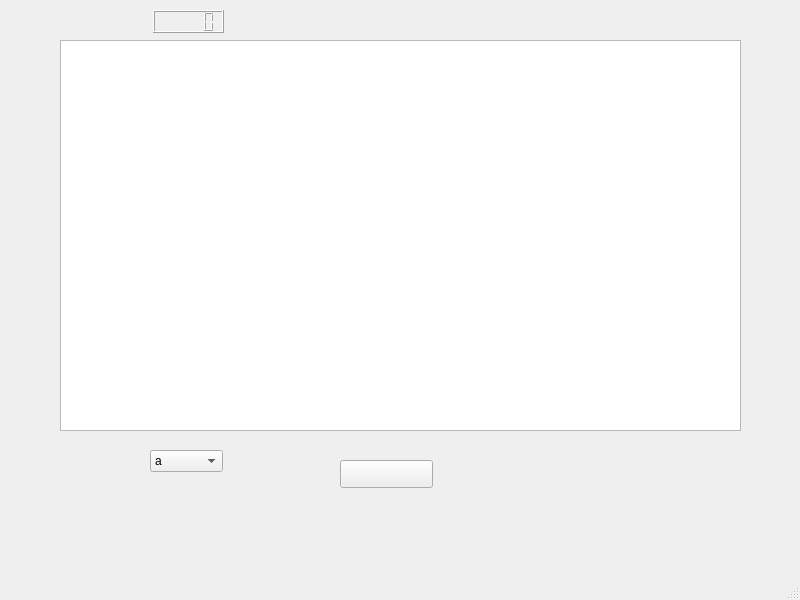
<?xml version="1.0" encoding="UTF-8"?>
<ui version="4.0">
 <class>MainWindow</class>
 <widget class="QMainWindow" name="MainWindow">
  <property name="geometry">
   <rect>
    <x>0</x>
    <y>0</y>
    <width>800</width>
    <height>600</height>
   </rect>
  </property>
  <property name="windowTitle">
   <string>MainWindow</string>
  </property>
  <widget class="QWidget" name="centralwidget">
   <widget class="QPushButton" name="pushButton">
    <property name="geometry">
     <rect>
      <x>340</x>
      <y>460</y>
      <width>93</width>
      <height>28</height>
     </rect>
    </property>
    <property name="styleSheet">
     <string notr="true">background-image: url(:/new/prefix1/creat_account.png);</string>
    </property>
    <property name="text">
     <string/>
    </property>
   </widget>
   <widget class="QGraphicsView" name="graphicsView">
    <property name="geometry">
     <rect>
      <x>60</x>
      <y>40</y>
      <width>681</width>
      <height>391</height>
     </rect>
    </property>
   </widget>
   <widget class="QLCDNumber" name="lcdNumber">
    <property name="geometry">
     <rect>
      <x>153</x>
      <y>10</y>
      <width>71</width>
      <height>23</height>
     </rect>
    </property>
   </widget>
   <widget class="QComboBox" name="comboBox">
    <property name="geometry">
     <rect>
      <x>150</x>
      <y>450</y>
      <width>73</width>
      <height>22</height>
     </rect>
    </property>
    <item>
     <property name="text">
      <string>a</string>
     </property>
    </item>
    <item>
     <property name="text">
      <string>b</string>
     </property>
    </item>
   </widget>
  </widget>
  <widget class="QStatusBar" name="statusbar"/>
 </widget>
 <resources/>
 <connections/>
</ui>
